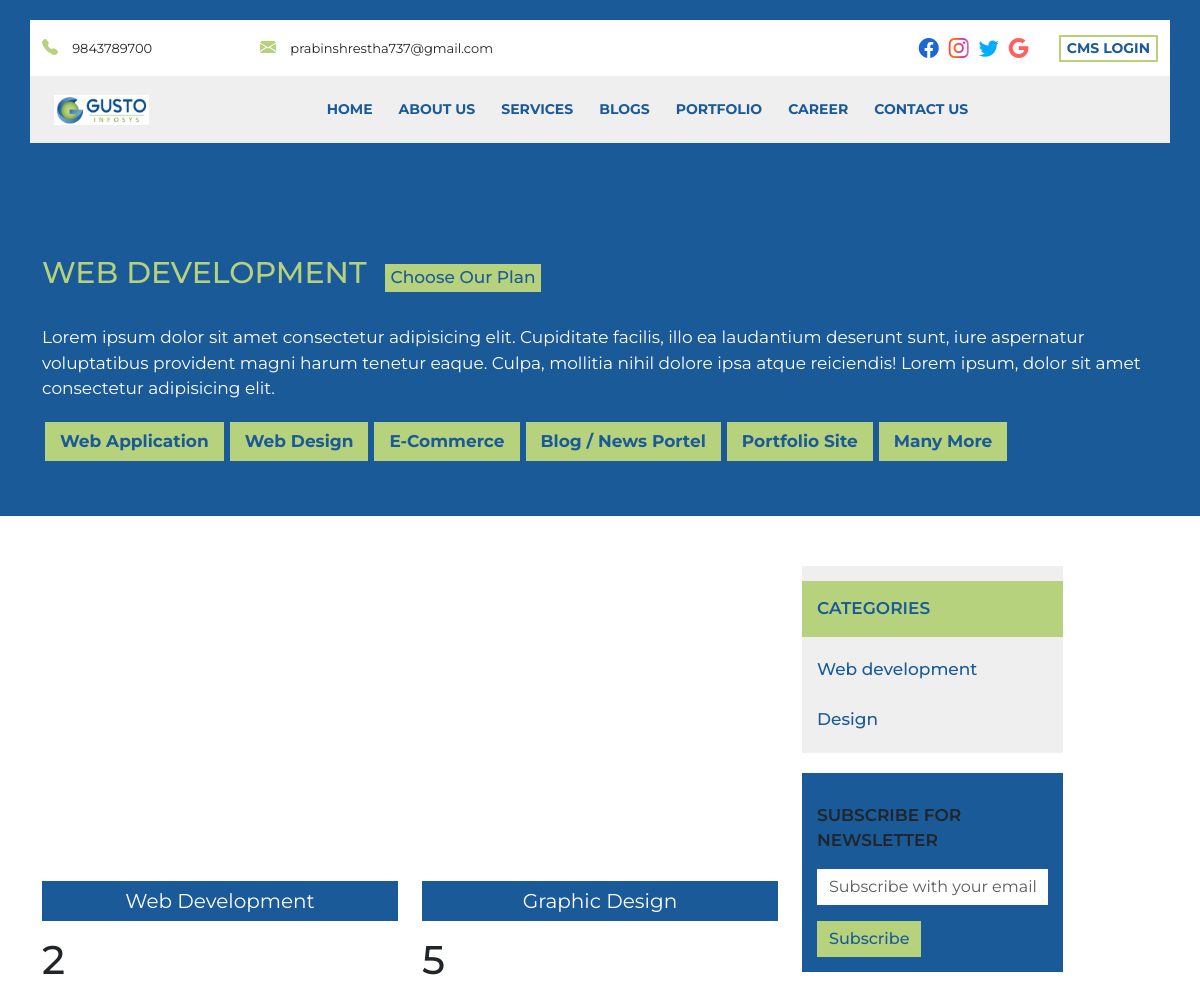
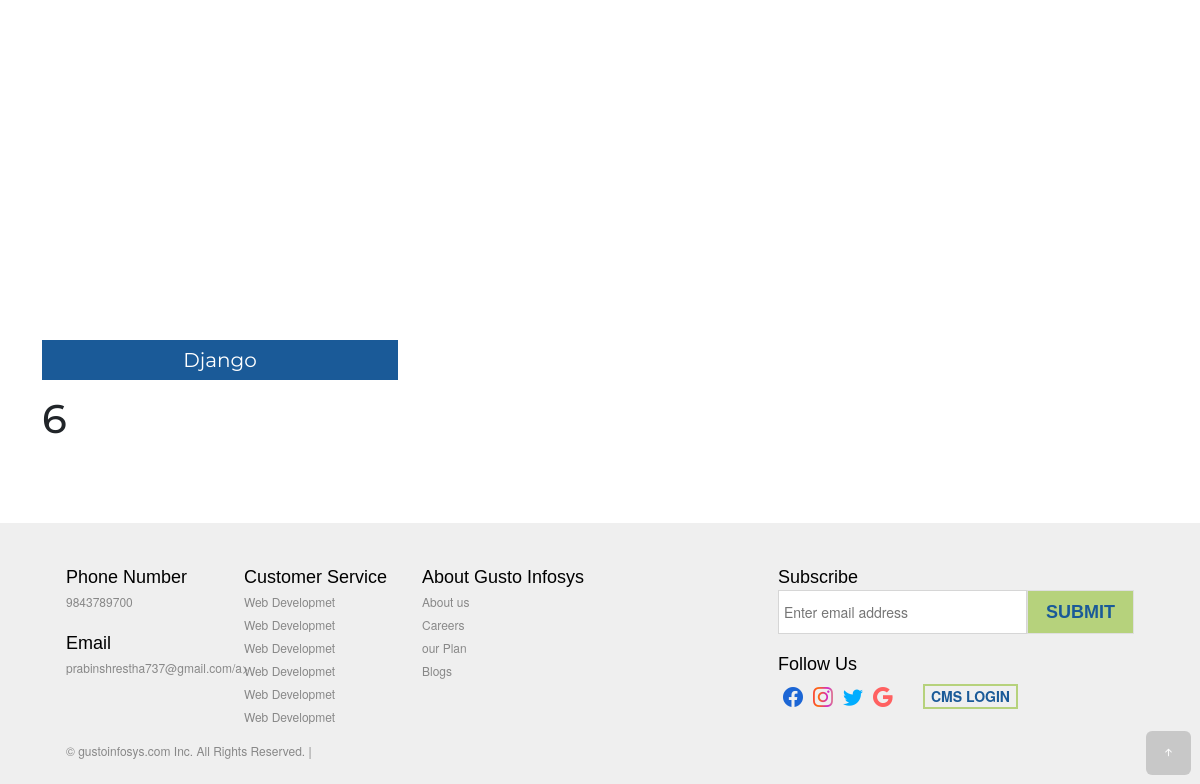
Page /services on the earlier database version (2 pictures, top to bottom).
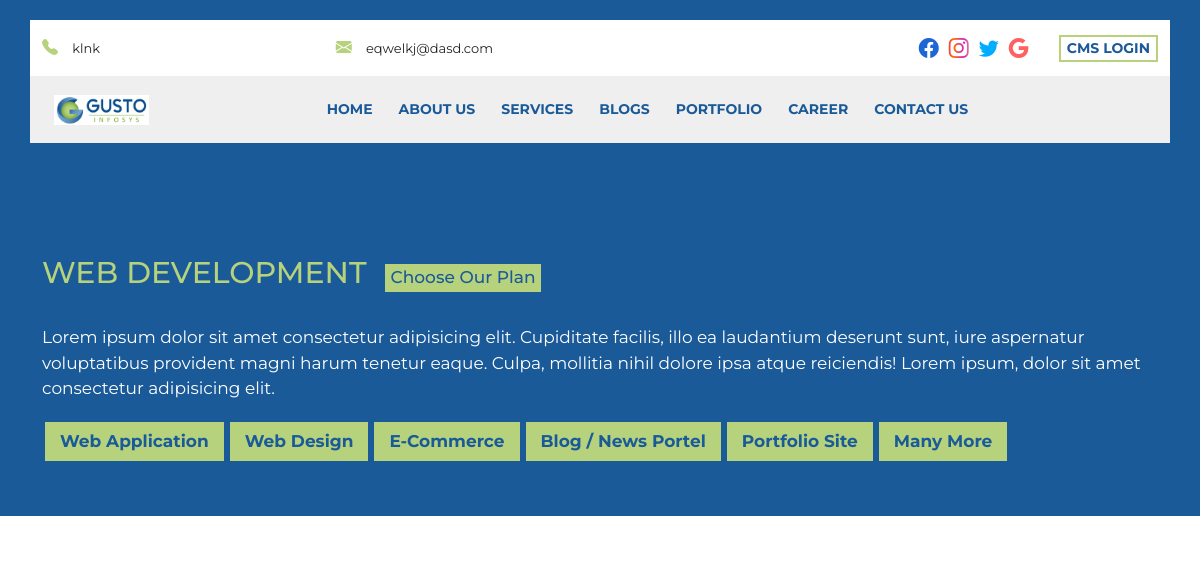
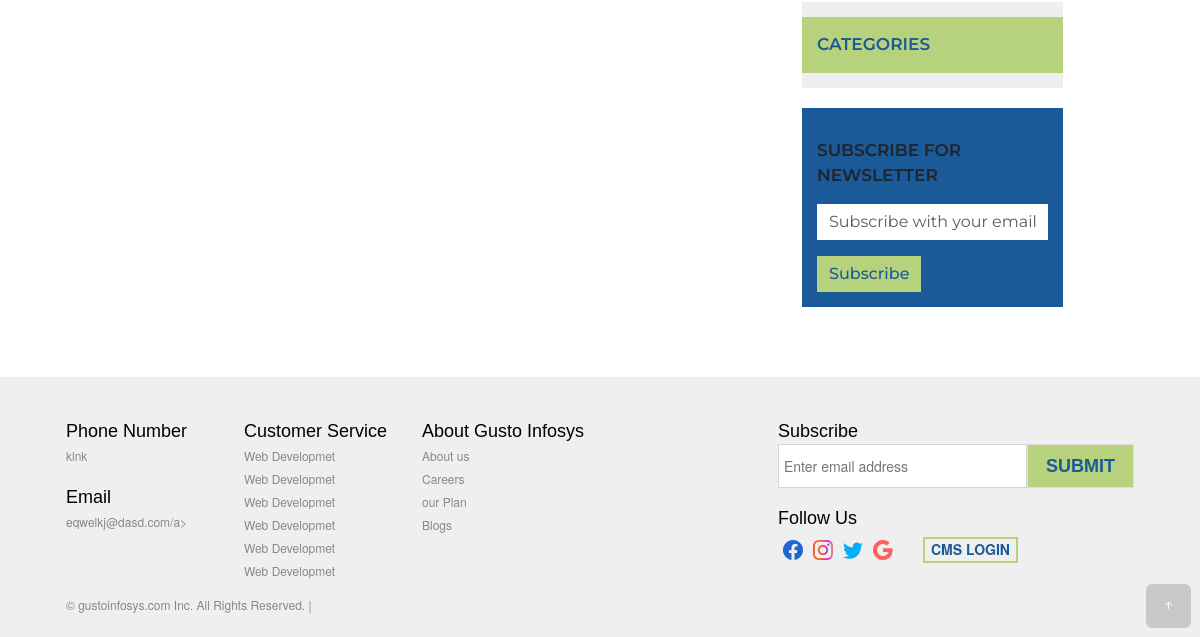
Same page on the later database version (2 pictures, top to bottom).
### myapp/models.py (models this page shows, shortened)
class CompanyInfo(models.Model):
    email = models.EmailField(max_length=254)
    phone = models.CharField(max_length=15)
    location = models.CharField(max_length=50, default="Sallaghari")
    facebook = models.CharField(max_length=150)
    twitter = models.CharField(max_length=150)
    instagram = models.CharField(max_length=150)
    google = models.CharField(max_length=50)

class Service(models.Model):
    category = models.ForeignKey(ServiceCategory, on_delete=models.CASCADE)
    name = models.CharField(max_length=50)
    description = models.CharField(max_length=350)

class ServiceCategory(models.Model):
    category = models.CharField(max_length=150)

### myapp/views.py (the view)
# urls.py: path('services', views.services, name="services"),
def services(request):
    service = None
    categories = ServiceCategory.objects.all()
    info = CompanyInfo.objects.latest('id')
    category_id = request.GET.get('category')
    print(category_id, "ID")
    if category_id:
        service = Service.get_all_service_by_categoryid(category_id)
    else:
        service = Service.objects.all()
    data = {}
    data['infos'] = info
    data['services'] = service
    data['category'] = categories
    return render(request, 'services.html', data)

### templates/services.html (shortened to what the changed rows need)
<!DOCTYPE html>
{% load static %}
<html lang="en">
<head>
    <link rel="stylesheet" href="{% static 'node_modules\bootstrap\dist\css\bootstrap.min.css'%}">
    <link rel="stylesheet" href="{% static 'node_modules\bootstrap-icons\font\bootstrap-icons.css'%}">
    <link rel="stylesheet" href="{% static 'owlcarousel\dist\assets\owl.carousel.min.css'%}">
    <link rel="stylesheet" href="{% static 'owlcarousel\dist\assets\owl.theme.default.css'%}">
    <link rel="stylesheet" href="{% static 'node_modules\aos\dist\aos.css'%}" />
    <link rel="stylesheet" href="{% static 'css\main.css'%}">
    <link rel="stylesheet" href="{% static 'css\web_development.css'%}">
</head>
<body >
<div class="postion-relative ">
  <section class="header" data-aos="fade-down">
    <div class="container bg-white">
      <div class="row py-2">
        <div class="col-md-5  header_contact">
          <div class="header_contact_phone">
            <i class="bi bi-telephone-fill "></i>
            <span>{{infos.phone}}</span>
          </div>
          <div class="header_contact_email">
            <i class="bi bi-envelope-fill "></i>
            <span>{{infos.email}}</span>
          </div>
        </div>
      </div>
    </div>
  </section>
</div>
<section class="service">
  <div class="container">
    <div class="row">
      <div class="col-lg-8 col-md-8 ">
        <div class="row">
        {% for service in services%}
          <div class="col-sm-6" data-aos="fade-up">
            <div class="service_box" onClick="location.href=('{% url 'servicedesciption' service.id %}')" >
              <div class="service_img" style="background-image: url('{% static 'image/web development.png'%}');">
              </div>
              <p class="service_info">{{service.name}}</p>
              <h1> {{service.id}} </h1>
            </div>
          </div>
          {% endfor %}
        </div>
      </div>
      <div class="col-lg-3 col-md-4" data-aos="fade-down">
        <div class="out_cata">
          {% for category in category %}
          <ul>
            <li><a href="?category={{category.id}}">{{category.category}}</a></li>
          </ul>
          {% endfor %}
        </div>
      </div>
    </div>
  </div>
</section>
<section class="footer-gray">
  <div class="container">
    <div class="row">
      <div class="col-md-12">
        <footer>
          <div class="footer-gray">
            <div class="footer-custom">
              <div class="footer-lists">
                <div class="footer-list-wrap">
                  <ul class="ftr-links-sub">
                    <li>{{infos.phone}}</li>
                  </ul>
                  <ul class="ftr-links-sub">
                    <li><a  rel="nofollow">{{infos.email}}/a></li>
                  </ul>
                </div>
              </div>
            </div>
          </div>
        </footer>
      </div>
    </div>
  </div>
</section>
</body>
</html>

Differences in the rows shown:
removed Service: name "Web Development", id "2"
removed Service: name "Graphic Design", id "5"
removed Service: name "Django", id "6"
removed ServiceCategory: category "Web development"
removed ServiceCategory: category "Design"
changed CompanyInfo: phone "9843789700" → "klnk"; email "prabinshrestha737@gmail.com" → "eqwelkj@dasd.com"
